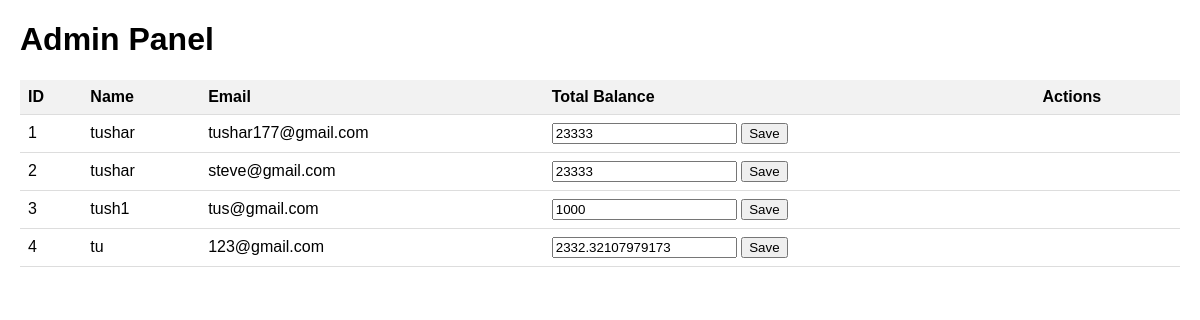
The page /server on the database as committed earlier.
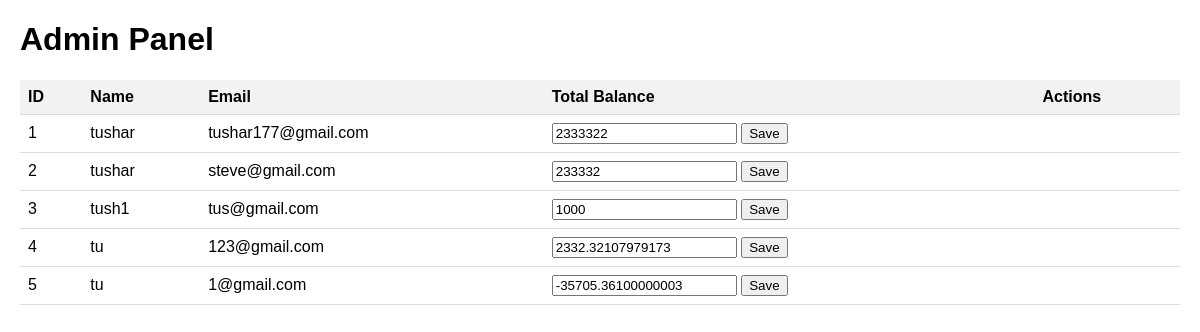
The same page on the database as committed later.
### server/models.py (models this page shows)
class User(UserMixin, db.Model):
    id = db.Column(db.Integer, primary_key=True)
    email = db.Column(db.String(100), unique=True)
    password = db.Column(db.String(100))
    name = db.Column(db.String(1000))
    total_balance = db.Column(db.Integer, default=100000)
    stocks = relationship("User_Stocks", backref="User")
    wallet = relationship("User_Wallet", backref="User_Wallet_instance", uselist=False)

### server/admin.py (the view)
@ad.route("/server")
def admin():
    users = User.query.all()
    return render_template("admin.html", users=users)

### server/templates/admin.html (shortened to what this page needs)
<!doctype html>
<html>
  <head>
  </head>
  <body>
    <h1>Admin Panel</h1>
    <table>
      <thead>
        <tr>
          <th>ID</th>
          <th>Name</th>
          <th>Email</th>
          <th>Total Balance</th>
          <th>Actions</th>
        </tr>
      </thead>
      <tbody>
        {% for user in users %}
        <tr>
          <td>{{ user.id }}</td>
          <td>{{ user.name }}</td>
          <td>{{ user.email }}</td>
          <td>
            <form
              method="POST"
              action="{{ url_for('admin.admin', user_id=user.id) }}"
            >
              <input
                type="text"
                name="total_balance"
                value="{{ user.total_balance }}"
                required
              />
              <input type="submit" value="Save" />
            </form>
          </td>
          <td></td>
        </tr>
        {% endfor %}
      </tbody>
    </table>
  </body>
</html>

### server/templates/admin.html (style rules this page uses)
body { font-family: Arial, sans-serif; margin: 20px; }
table { border-collapse: collapse; width: 100%; }
th, td { padding: 8px; text-align: left; border-bottom: 1px solid #ddd; }
th { background-color: #f2f2f2; }

Rows that differ between the two databases and show on the page:
changed User "tushar177@gmail.com": total_balance "23333" → "2333322"
changed User "steve@gmail.com": total_balance "23333" → "233332"
added User: id "5", name "tu", email "1@gmail.com", total_balance "-35705.36100000003"
